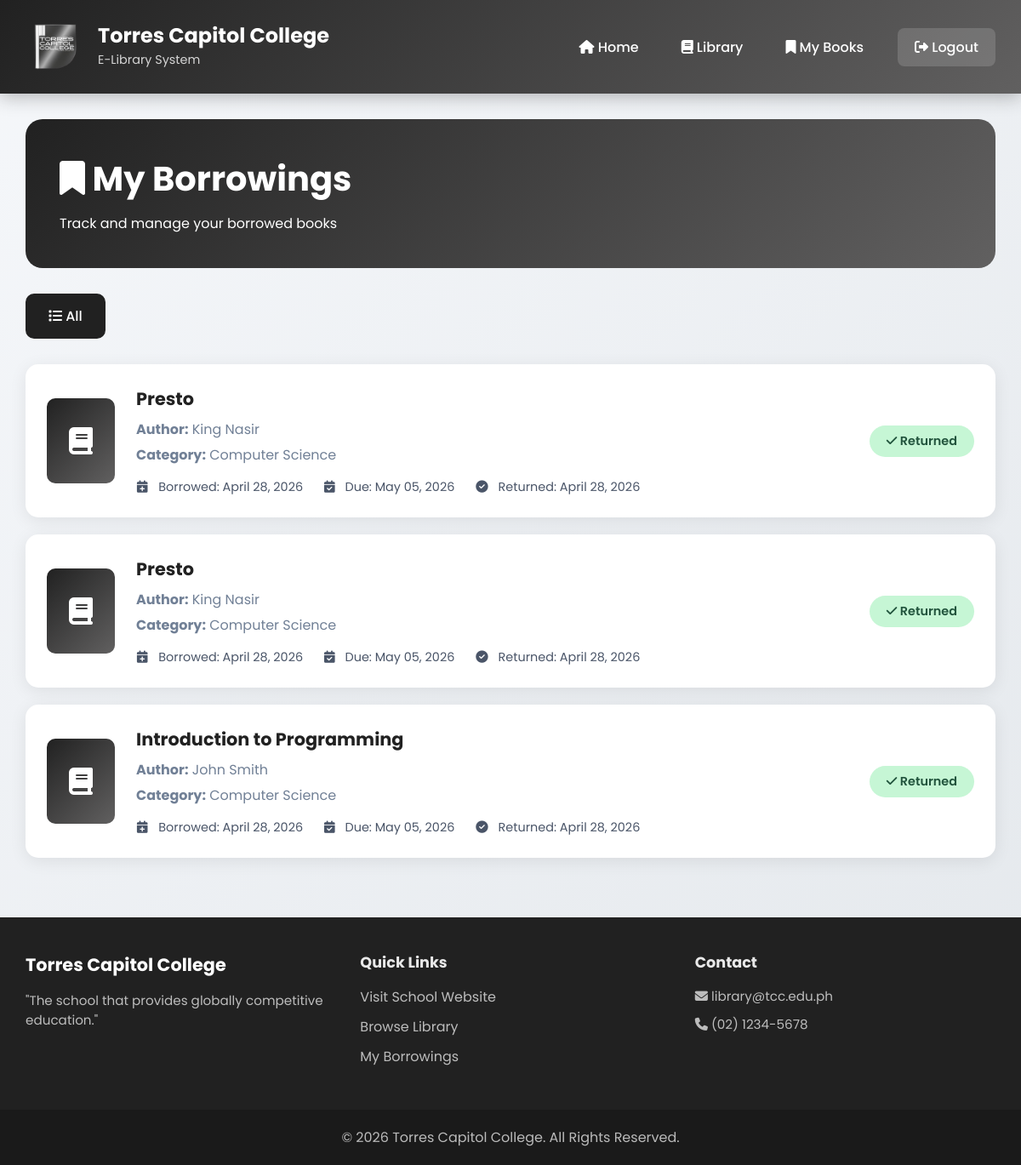
The page /my-borrowings (signed in) on the database its author committed.
### app.py (models this page shows)
class Borrowing(db.Model):
    id = db.Column(db.Integer, primary_key=True)
    user_id = db.Column(db.Integer, db.ForeignKey('user.id'), nullable=False)
    book_id = db.Column(db.Integer, db.ForeignKey('book.id'), nullable=False)
    borrow_date = db.Column(db.DateTime, default=db.func.current_timestamp())
    return_date = db.Column(db.DateTime, nullable=True)
    due_date = db.Column(db.DateTime, nullable=False)
    status = db.Column(db.String(20), default='borrowed')
    user = db.relationship('User', backref='borrowings')
    book = db.relationship('Book', backref='borrowings')

class Book(db.Model):
    id = db.Column(db.Integer, primary_key=True)
    title = db.Column(db.String(200), nullable=False)
    author = db.Column(db.String(200), nullable=False)
    isbn = db.Column(db.String(20), unique=True)
    category = db.Column(db.String(100))
    description = db.Column(db.Text)
    cover_image = db.Column(db.String(200))
    stock = db.Column(db.Integer, default=1)
    created_at = db.Column(db.DateTime, default=db.func.current_timestamp())

### app.py (the view)
@app.route('/my-borrowings')
def my_borrowings():
    if 'user_id' not in session:
        return redirect(url_for('login'))
    borrowings = Borrowing.query.filter_by(user_id=session['user_id']).order_by(Borrowing.borrow_date.desc()).all()
    return render_template('my_borrowings.html',
                         borrowings=borrowings,
                         school_name='Torres Capitol College',
                         school_short='TCC')

### templates/my_borrowings.html (shortened to what this page needs)
{% extends "base.html" %}
{% block content %}
<div class="borrowings-container">
    <div class="borrowings-header">
        <h1><i class="fas fa-bookmark"></i> My Borrowings</h1>
        <p>Track and manage your borrowed books</p>
    </div>
    <div class="filter-tabs">
        <a href="{{ url_for('my_borrowings') }}" class="active">
            <i class="fas fa-list"></i> All
        </a>
    </div>
    {% if borrowings %}
    <div class="borrowing-list">
        {% for borrowing in borrowings %}
        <div class="borrowing-card">
            <div class="book-icon">
                <i class="fas fa-book"></i>
            </div>
            <div class="borrowing-info">
                <h3>{{ borrowing.book.title }}</h3>
                <p><strong>Author:</strong> {{ borrowing.book.author }}</p>
                <p><strong>Category:</strong> {{ borrowing.book.category }}</p>
                <div class="date-info">
                    <span><i class="fas fa-calendar-plus"></i> Borrowed: {{ borrowing.borrow_date.strftime('%B %d, %Y') }}</span>
                    <span><i class="fas fa-calendar-check"></i> Due: {{ borrowing.due_date.strftime('%B %d, %Y') }}</span>
                    {% if borrowing.return_date %}
                    <span><i class="fas fa-check-circle"></i> Returned: {{ borrowing.return_date.strftime('%B %d, %Y') }}</span>
                    {% endif %}
                </div>
            </div>
            {% if borrowing.status == 'borrowed' %}
            <span class="status-badge borrowed">
                <i class="fas fa-clock"></i> Borrowed
            </span>
            <a href="{{ url_for('return_book', borrowing_id=borrowing.id) }}" class="btn-return">
                <i class="fas fa-undo"></i> Return
            </a>
            {% else %}
            <span class="status-badge returned">
                <i class="fas fa-check"></i> Returned
            </span>
            {% endif %}
        </div>
        {% endfor %}
    </div>
    {% endif %}
</div>
{% endblock %}

### static/css/style.css (style rules this page uses)
* { margin: 0; padding: 0; box-sizing: border-box; }
body { font-family: 'Poppins', sans-serif; background: linear-gradient(135deg, #f5f7fa 0%, #e4e8ec 100%); min-height: 100vh; display: flex; flex-direction: column; }

### templates/my_borrowings.html (style rules this page uses)
.borrowings-container { max-width: 1200px; margin: 0 auto; padding: 30px; }
.borrowings-header { background: linear-gradient(135deg, #212121 0%, #616060 100%); border-radius: 20px; padding: 40px; color: white; margin-bottom: 30px; }
.borrowings-header h1 { font-size: 2.5rem; margin-bottom: 10px; }
.filter-tabs { display: flex; gap: 15px; margin-bottom: 30px; flex-wrap: wrap; }
.filter-tabs a { padding: 12px 25px; background: white; border: 2px solid #e2e8f0; border-radius: 10px; text-decoration: none; color: #4a5568; font-weight: 500; transition: all 0.3s; }
.filter-tabs a:hover, .filter-tabs a.active { background: #212121; border-color: #212121; color: white; }
.borrowing-list { display: flex; flex-direction: column; gap: 20px; }
.borrowing-card { background: white; border-radius: 15px; padding: 25px; box-shadow: 0 4px 20px rgba(0, 0, 0, 0.08); display: flex; align-items: center; gap: 25px; transition: all 0.3s; }
.borrowing-card .book-icon { width: 80px; height: 100px; background: linear-gradient(135deg, #212121 0%, #616060 100%); border-radius: 10px; display: flex; align-items: center; justify-content: center; color: white; font-size: 2rem; flex-shrink: 0; }
.borrowing-card .borrowing-info { flex: 1; }
.borrowing-card h3 { color: #212121; font-size: 1.3rem; margin-bottom: 8px; }
.borrowing-card p { color: #718096; margin-bottom: 5px; }
.borrowing-card .date-info { display: flex; gap: 25px; margin-top: 15px; }
.borrowing-card .date-info span { font-size: 0.9rem; color: #4a5568; }
.borrowing-card .date-info i { margin-right: 8px; }
.borrowing-card .status-badge { padding: 8px 20px; border-radius: 25px; font-weight: 600; font-size: 0.9rem; flex-shrink: 0; }
.borrowing-card .status-badge.returned { background: #c6f6d5; color: #22543d; }

### rows shown on the page
Borrowing: book "Presto", book.author "King Nasir", book.category "Computer Science", borrow_date "April 28, 2026", due_date "May 05, 2026", return_date "April 28, 2026", status "Returned"
Borrowing: book "Presto", book.author "King Nasir", book.category "Computer Science", borrow_date "April 28, 2026", due_date "May 05, 2026", return_date "April 28, 2026", status "Returned"
Borrowing: book "Introduction to Programming", book.author "John Smith", book.category "Computer Science", borrow_date "April 28, 2026", due_date "May 05, 2026", return_date "April 28, 2026", status "Returned"

### other values the page prints
{{ school_name }} "Torres Capitol College"
